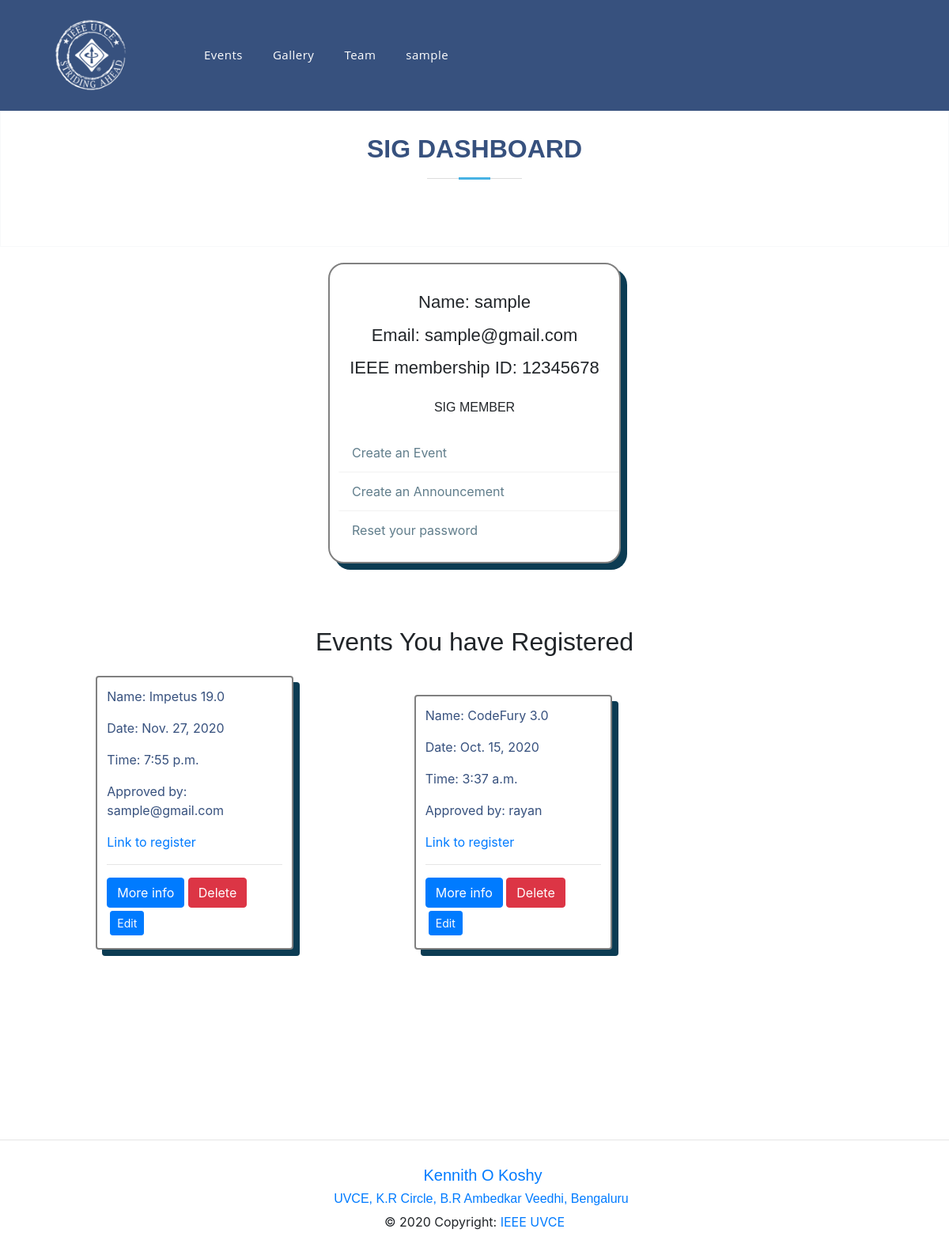
/events/db_ev (signed in), run on an earlier commit of the app's database.
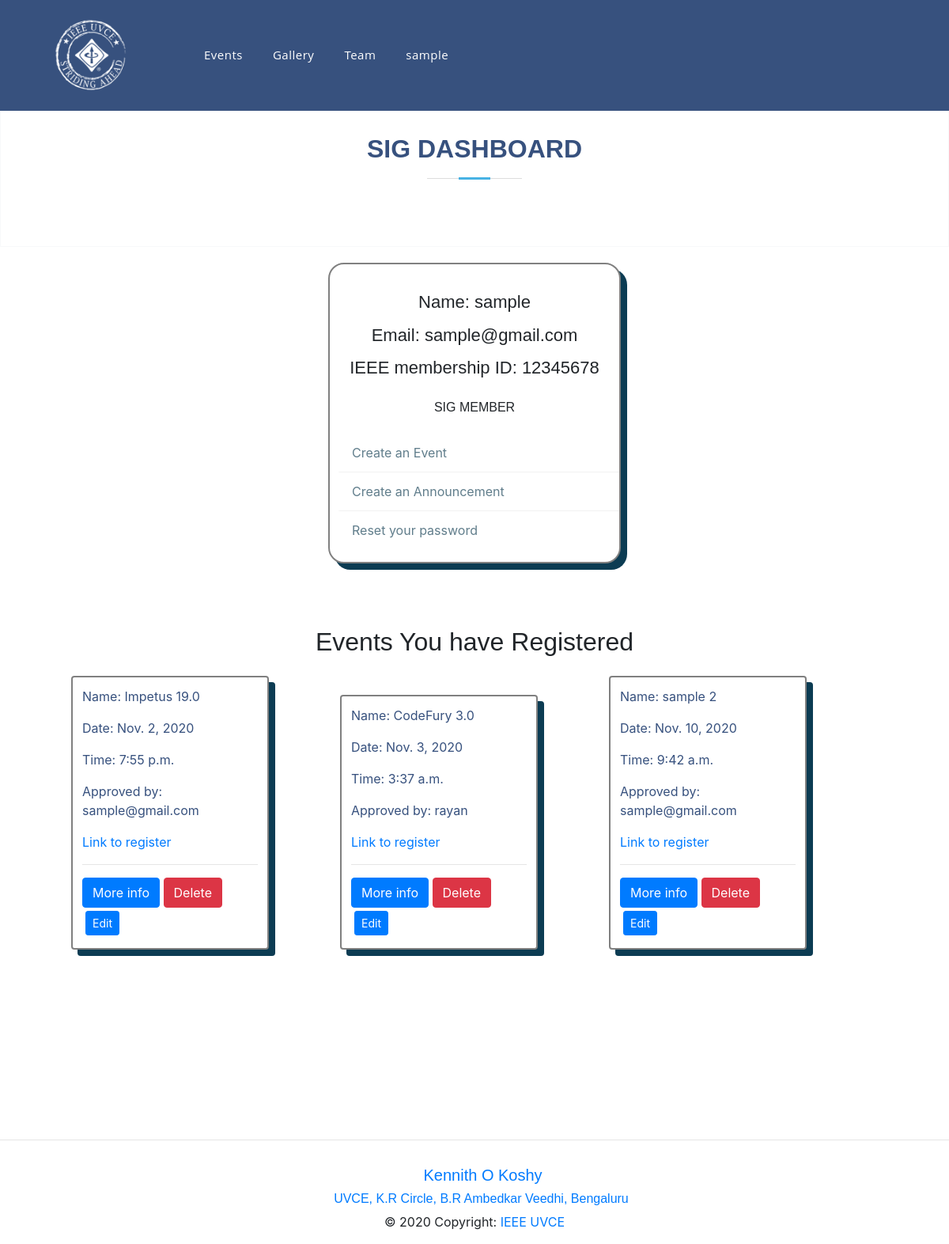
And on a later commit of the database.
### events/models.py (models this page shows, shortened)
class Event(models.Model):
    event_name = models.CharField(max_length=100)
    slug = models.SlugField()
    date = models.DateField()
    time = models.TimeField()
    location = models.CharField(max_length=100)
    reg = models.URLField()
    description = models.TextField(max_length=1000, blank=True)
    created = models.DateTimeField(auto_now_add=True)
    orgzer = models.CharField(max_length=40)
    winners = models.TextField(blank=True, default='Not Yet Decided')
    author = models.ForeignKey(User, default=None, on_delete=models.CASCADE)
    is_approved = models.BooleanField(default=False, blank=True)
    approved_by = models.CharField(
        max_length=40,  null=True, blank=True, default=" ")
    class Meta:
        verbose_name = "Event"
        verbose_name_plural = "Events"

### events/views.py (the view)
# urls.py: path('db_ev', views.sig_view, name="dashboard"),
@login_required(login_url="/accounts/login/")
def sig_view(request):
    user = request.user
    events = Event.objects.filter(author=user)
    approval = Event.objects.filter(is_approved=False).exclude(author=user)
    context = {
        'events': events,
    }
    if request.user.is_superuser or request.user == 'WEB DEV SIG IEEE' or request.user.username == 'Approval Team':
        context['approval'] = approval
    else:
        context['approval'] = None
    if request.user.is_sig_head:
        return render(request, 'events/events_dashboard.html', context)
    return redirect('articles:s_dashboard')

### events/templates/events/events_dashboard.html (shortened to what this page needs)
{% extends 'base.html' %} {% block content %}
<section id="skills" class="skills text-center border border-light p-5">
  <div class="container" data-aos="fade-up">
    <div class="section-title pb-3">
      <h2>SIG DASHBOARD</h2>
    </div>
  </div>
</section>
<div class="col-sm-6 col-md-4 user" data-aos="fade-up">
  <div class="div-box">
    <h3 class="User-name">Name: {{request.user.username}}</h3>
    <h3 class="User-name">Email: {{request.user.email }}</h3>
    <h3 class="User-name">
      {% if request.user.membership_id != ' ' %} IEEE membership ID:
      {{request.user.membership_no}} {% endif %}
    </h3>
    <h4 class="designation" style="padding: 16px">
      {% if request.user.is_sig_head %} SIG MEMBER{% else %} Student {% endif %}
    </h4>
    <div class="profile-details">
      <ul>
        <li>
          <a href="{% url 'articles:create' %}"></i> Create an Event</a>
        </li>
        <li>
          <a href="{% url 'articles:update' %}"></i> Create an Announcement</a>
        </li>
        <li>
          <a href="{% url 'reset_password' %}"></i>Reset your password</a>
        </li>
      </ul>
    </div>
  </div>
</div>
<section id="skills" class="skills">
  <div class="container" data-aos="fade-up">
    <div class="text-center pb-3">
      <h2>Events You have Registered</h2>
    </div>
    <div class="event-container">
      {% for event in events %}
      <div class="event">
        <p>Name: {{ event.event_name }}</p>
        <p>Date: {{ event.date }}</p>
        <p>Time: {{ event.time }}</p>
        <p>Approved by: {{ event.approved_by }}</p>
        <a href="{{event.reg}}">Link to register</a>
        <br />
        <hr />
        <a href="{% url 'articles:detail' slug=event.slug %}" class="btn btn-primary">More info</a>
        <a href="{% url 'articles:delete' slug=event.slug %}" class="btn btn-danger">Delete</a>
        <a href="{% url 'articles:edit' slug=event.slug %}" class="btn btn-primary btn-sm m-1">Edit</a>
      </div>
      {% endfor %}
    </div>
  </div>
</section>
{% endblock %}

What changed in the data, as far as the page shows it:
changed Event "Impetus 19.0": date "Nov. 27, 2020" → "Nov. 2, 2020"
changed Event "CodeFury 3.0": date "Oct. 15, 2020" → "Nov. 3, 2020"
added Event: event_name "sample 2", date "Nov. 10, 2020", time "9:42 a.m.", approved_by "sample@gmail.com"
